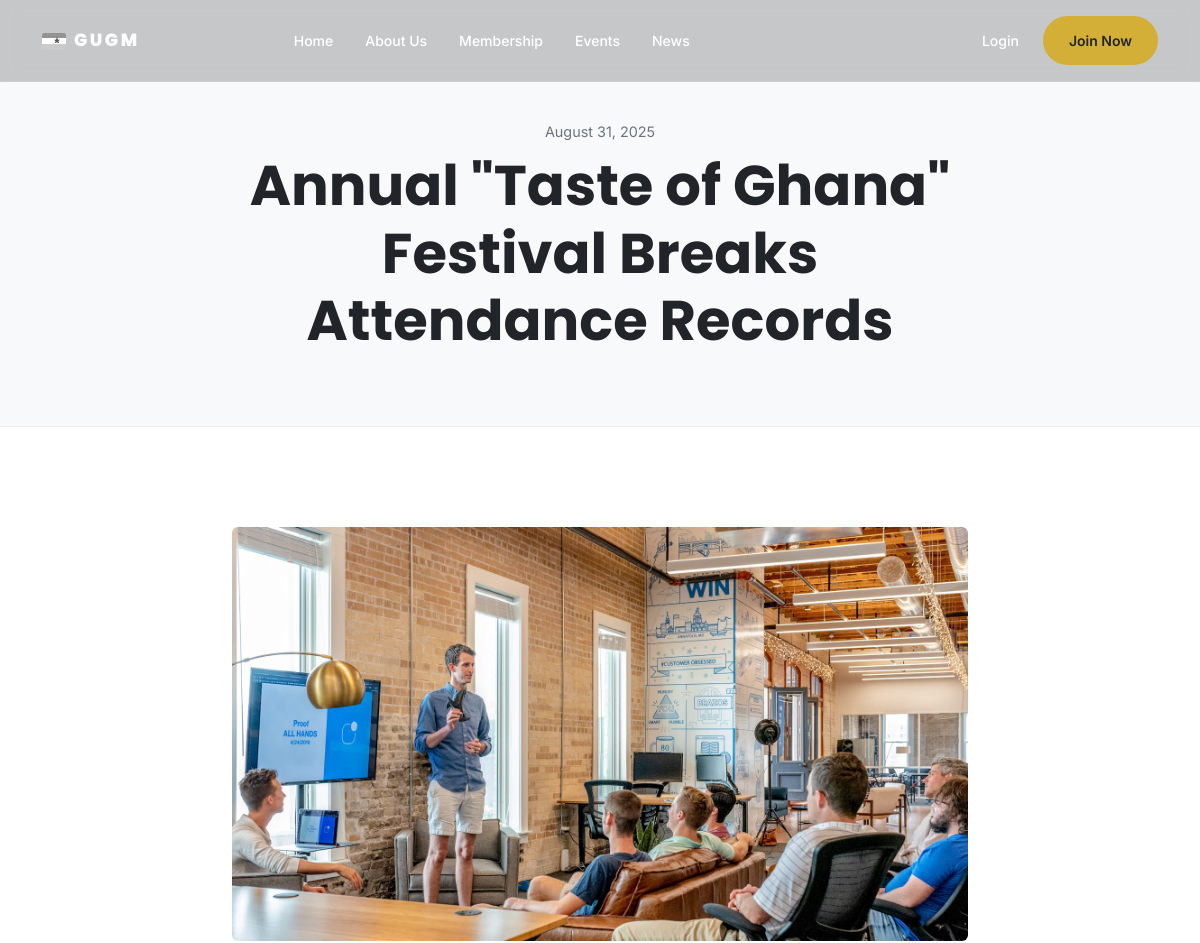
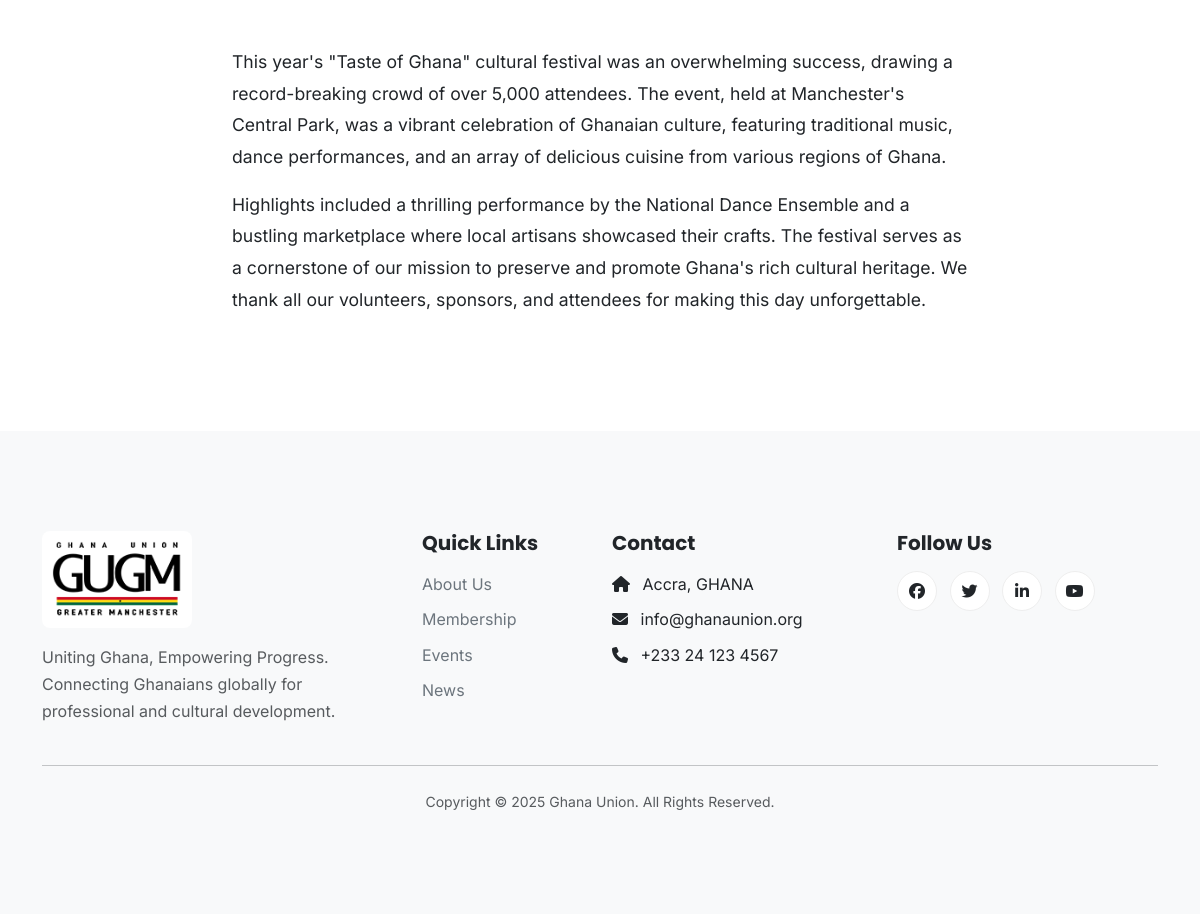
Screenshot of /news/2/ with the database file from the repository (2 pictures, top to bottom).
### apps/news/models.py (models this page shows, shortened)
class NewsPost(models.Model):
    title = models.CharField(max_length=200)
    content = models.TextField()
    featured_image = models.ImageField(upload_to='news_images/', help_text="Image should be 1200x800 pixels.")
    author = models.ForeignKey(
        settings.AUTH_USER_MODEL,
        on_delete=models.SET_NULL,
        null=True
    )
    published_date = models.DateTimeField()
    is_featured = models.BooleanField(default=False, help_text="Featured posts may appear on the homepage.")
    tags = models.ManyToManyField(Tag, blank=True)
    created_at = models.DateTimeField(auto_now_add=True)
    updated_at = models.DateTimeField(auto_now=True)
    class Meta:
        ordering = ['-published_date']

### apps/news/views.py (the view)
# urls.py: path('<int:pk>/', views.NewsDetailView.as_view(), name='detail'),
class NewsDetailView(DetailView):
    model = NewsPost
    template_name = 'pages/news_detail.html'
    context_object_name = 'post'
    def get_context_data(self, **kwargs):
        context = super().get_context_data(**kwargs)
        context['recent_posts'] = NewsPost.objects.filter(published_date__lte=timezone.now()).exclude(pk=self.object.pk).order_by('-published_date')[:3]
        context['tags'] = Tag.objects.all()
        return context

### templates/pages/news_detail.html (shortened to what this page needs)
{% extends 'base.html' %}
{% block content %}
<div class="article-header" style="padding-top: 120px;">
    <div class="container">
        <div class="row justify-content-center">
            <div class="col-lg-8 text-center">
                <div class="meta mb-2">
                    <span>{{ post.published_date|date:"F d, Y" }}</span>
                </div>
                <h1>{{ post.title }}</h1>
            </div>
        </div>
    </div>
</div>
<section class="section-padding">
    <div class="container">
        <div class="row justify-content-center">
            <div class="col-lg-8">
                <figure class="mb-5">
                    <img class="img-fluid rounded" src="{{ post.featured_image.url }}" alt="{{ post.title }}">
                </figure>
                <article class="article-content">
                    {{ post.content|linebreaks }}
                </article>
            </div>
        </div>
    </div>
</section>
{% endblock %}

### static/css/main.css (style rules this page uses)
:root { --ghana-gold: #D4AF37; --ghana-green: #006B3F; --ghana-red: #CE1126; --white: #ffffff; --gray-100: #f8f9fa; --charcoal: #212529; --gray-700: #6c757d; --primary: var(--ghana-gold); --secondary: var(--ghana-green); --success: var(--ghana-green); --danger: var(--ghana-red); --font-family-sans-serif: 'Inter', sans-serif; --font-family-headings: 'Poppins', sans-serif; --box-shadow-sm: 0 .125rem .25rem rgba(0, 0, 0, .075); --box-shadow: 0 .5rem 1rem rgba(0, 0, 0, .15); --border-radius: 0.5rem; }
body { font-family: var(--font-family-sans-serif); color: var(--charcoal); line-height: 1.7; }
h1, h2, h3, h4, h5, h6 { font-family: var(--font-family-headings); font-weight: 700; }
.section-padding { padding: 100px 0; }
.article-header { padding: 4rem 0; background-color: var(--gray-100); border-bottom: 1px solid #eee; }
.article-header h1 { font-size: 3.5rem; font-weight: 700; line-height: 1.2; }
.article-header .meta { font-size: 0.9rem; color: var(--gray-700); }
.article-content { font-size: 1.1rem; line-height: 1.8; }

### rows the page displays
NewsPost: published_date "August 31, 2025", title "Annual \"Taste of Ghana\" Festival Breaks Attendance Records", featured_image (picture), content "This year's \"Taste of Ghana\" cultural festival was an overwhelming success, drawing a record-breaking crowd of over 5,000 attendees. The event, held at Manchester's Central Park, was a vibrant celebration of Ghanaian culture, featuring traditional music, dance performances, and an array of delicious cuisine from various regions of Ghana. Highlights included a thrilling performance by the National Dance Ensemble and a bustling marketplace where local artisans showcased their crafts. The festival serves as a cornerstone of our mission to preserve and promote Ghana's rich cultural heritage. We thank all our volunteers, sponsors, and attendees for making this day unforgettable."
